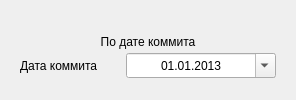
          <widget class="QWidget" name="tab_search_03">
           <attribute name="title">
            <string>По дате</string>
           </attribute>
           <layout class="QGridLayout" name="gridLayout_21">
            <item row="0" column="0">
             <widget class="QWidget" name="widget_date" native="true">
              <property name="sizePolicy">
               <sizepolicy hsizetype="Expanding" vsizetype="Fixed">
                <horstretch>0</horstretch>
                <verstretch>0</verstretch>
               </sizepolicy>
              </property>
              <property name="minimumSize">
               <size>
                <width>0</width>
                <height>60</height>
               </size>
              </property>
              <property name="maximumSize">
               <size>
                <width>16777215</width>
                <height>60</height>
               </size>
              </property>
              <layout class="QGridLayout" name="gridLayout_18">
               <item row="1" column="0">
                <widget class="QLabel" name="label_date">
                 <property name="sizePolicy">
                  <sizepolicy hsizetype="Fixed" vsizetype="Fixed">
                   <horstretch>0</horstretch>
                   <verstretch>0</verstretch>
                  </sizepolicy>
                 </property>
                 <property name="minimumSize">
                  <size>
                   <width>100</width>
                   <height>25</height>
                  </size>
                 </property>
                 <property name="maximumSize">
                  <size>
                   <width>100</width>
                   <height>25</height>
                  </size>
                 </property>
                 <property name="text">
                  <string>Дата коммита</string>
                 </property>
                </widget>
               </item>
               <item row="1" column="1">
                <widget class="QDateEdit" name="dateEdit_date">
                 <property name="sizePolicy">
                  <sizepolicy hsizetype="Expanding" vsizetype="Fixed">
                   <horstretch>0</horstretch>
                   <verstretch>0</verstretch>
                  </sizepolicy>
                 </property>
                 <property name="minimumSize">
                  <size>
                   <width>150</width>
                   <height>25</height>
                  </size>
                 </property>
                 <property name="maximumSize">
                  <size>
                   <width>16777215</width>
                   <height>25</height>
                  </size>
                 </property>
                 <property name="alignment">
                  <set>Qt::AlignCenter</set>
                 </property>
                 <property name="displayFormat">
                  <string>dd.MM.yyyy</string>
                 </property>
                 <property name="calendarPopup">
                  <bool>true</bool>
                 </property>
                 <property name="date">
                  <date>
                   <year>2013</year>
                   <month>1</month>
                   <day>1</day>
                  </date>
                 </property>
                </widget>
               </item>
               <item row="0" column="0" colspan="2">
                <widget class="QLabel" name="label_titleDate">
                 <property name="sizePolicy">
                  <sizepolicy hsizetype="Expanding" vsizetype="Fixed">
                   <horstretch>0</horstretch>
                   <verstretch>0</verstretch>
                  </sizepolicy>
                 </property>
                 <property name="minimumSize">
                  <size>
                   <width>0</width>
                   <height>25</height>
                  </size>
                 </property>
                 <property name="maximumSize">
                  <size>
                   <width>16777215</width>
                   <height>25</height>
                  </size>
                 </property>
                 <property name="text">
                  <string>По дате коммита</string>
                 </property>
                 <property name="alignment">
                  <set>Qt::AlignCenter</set>
                 </property>
                </widget>
               </item>
              </layout>
             </widget>
            </item>
           </layout>
          </widget>
